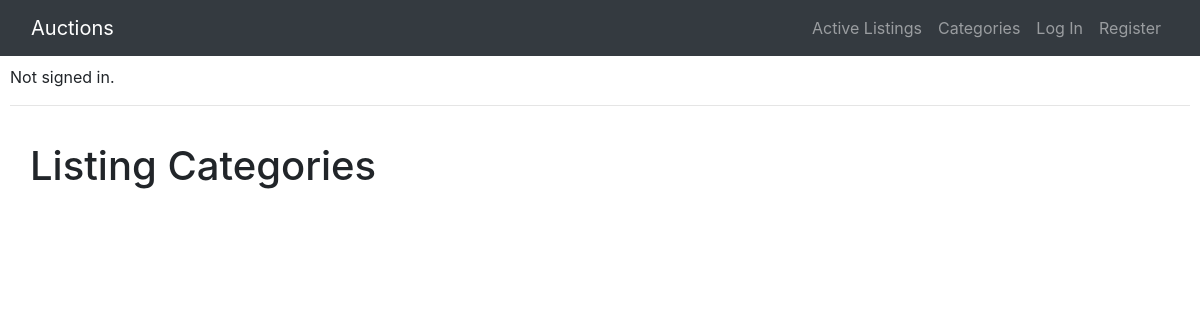
The page /categories on the database as committed earlier.
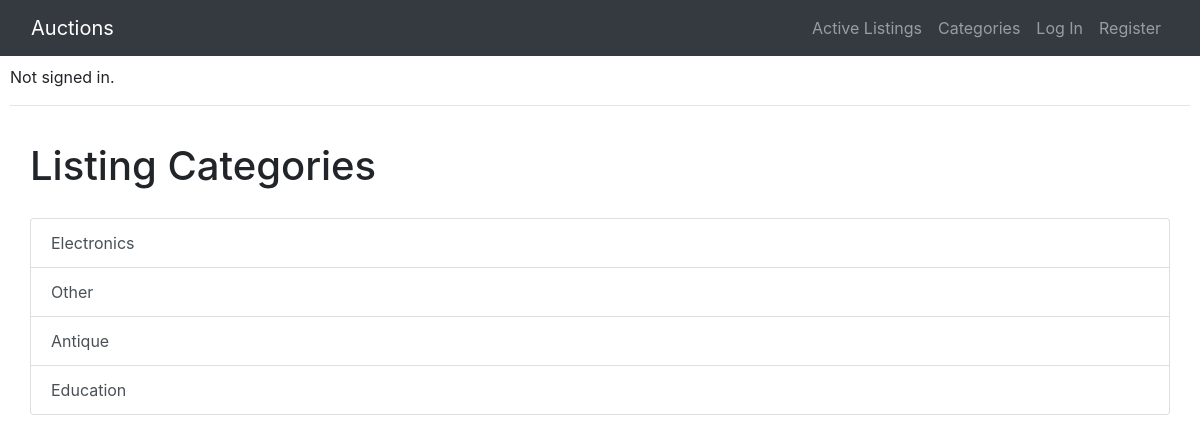
The same page on the database as committed later.
### auctions/models.py (models this page shows, shortened)
class Categories(models.Model):
    name = models.CharField(max_length=64)

### auctions/views.py (the view)
# urls.py: path("categories", views.categories, name="categories"),
def categories(request):
    categories = Categories.objects.all()
    return render(request, "auctions/categories.html", {
        "categories": categories
    })

### auctions/templates/auctions/categories.html
{% extends "auctions/layout.html" %}
{% block body %}
<h1>Listing Categories</h1>
<div class="list-group" style="padding-top:20px">
    {% for category in categories %}
    <a href="{% url "category_page" category.id%}" class="list-group-item list-group-item-action" aria-current="true">
        {{category.name}} </a>
    {% endfor %}
</div>
{% endblock %}

### auctions/templates/auctions/layout.html (shortened to what this page needs)
{% load static %}
<!DOCTYPE html>
<html lang="en">
<head>
    <link rel="stylesheet" href="https://stackpath.bootstrapcdn.com/bootstrap/4.4.1/css/bootstrap.min.css"
>
    <link href="{% static 'auctions/styles.css' %}" rel="stylesheet">
</head>
<body style="padding-top: 65px;">
    <nav class="navbar navbar-expand-lg fixed-top navbar-dark bg-dark">
        <div class="container-fluid">
            <a class="navbar-brand" href="{% url 'index' %}">Auctions</a>
            <ul class="navbar-nav">
                <li class="nav-item">
                    <a class="nav-link" href="{% url 'index' %}">Active Listings</a>
                </li>
                <li class="nav-item">
                    <a class="nav-link" href="{% url 'categories' %}">Categories</a>
                </li>
                {% if user.is_authenticated %}
                <li class="nav-item">
                    <a class="nav-link" href="{% url 'create_listing' %}">Create Listing</a>
                </li>
                <li class="nav-item">
                    <a class="nav-link" href="{% url 'watchlist' %}">Watchlist</a>
                </li>
                <li class="nav-item">
                    <a class="nav-link" href="{% url 'logout' %}">Log Out</a>
                </li>
                {% else %}
                <li class="nav-item">
                    <a class="nav-link" href="{% url 'login' %}">Log In</a>
                </li>
                <li class="nav-item">
                    <a class="nav-link" href="{% url 'register' %}">Register</a>
                </li>
                {% endif %}
            </ul>
        </div>
    </nav>
    <div>
        {% if user.is_authenticated %}
        Signed in as <strong>{{ user.username }}</strong>.
        {% else %}
        Not signed in.
        {% endif %}
    </div>
    <hr>
    <div style="padding:20px">
        {% block body %}
        {% endblock %}
    </div>
</body>
</html>

### auctions/static/auctions/styles.css (style rules this page uses)
body { padding: 10px; }

Rows that differ between the two databases and show on the page:
added Categories: name "Electronics"
added Categories: name "Other"
added Categories: name "Antique"
added Categories: name "Education"
